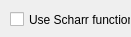
<?xml version="1.0" encoding="UTF-8"?>
<ui version="4.0">
 <class>SobelAndScharrEmbeddedWidget</class>
 <widget class="QWidget" name="SobelAndScharrEmbeddedWidget">
  <property name="geometry">
   <rect>
    <x>0</x>
    <y>0</y>
    <width>131</width>
    <height>37</height>
   </rect>
  </property>
  <property name="windowTitle">
   <string>Form</string>
  </property>
  <widget class="QCheckBox" name="mpCheckBox">
   <property name="geometry">
    <rect>
     <x>10</x>
     <y>10</y>
     <width>121</width>
     <height>19</height>
    </rect>
   </property>
   <property name="text">
    <string>Use Scharr function</string>
   </property>
  </widget>
 </widget>
 <resources/>
 <connections/>
</ui>
